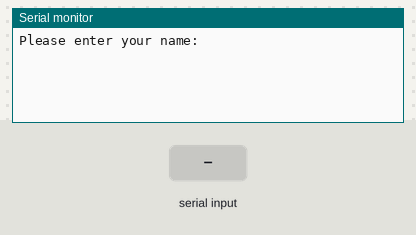
A sketch run on a simulated Arduino Uno, built with avr-gcc and run on an emulated ATmega328P. Parts: the last lines printed to the serial monitor. Inputs (shaded band) come from the test bench.

Above: at 1.2 s.
1.3 s: "1\n" received over Serial
At 1.9 s:
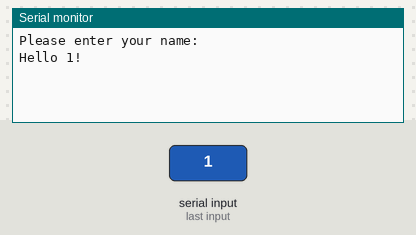
2.8 s: byte 10 ('\n') received over Serial
At 4.0 s:
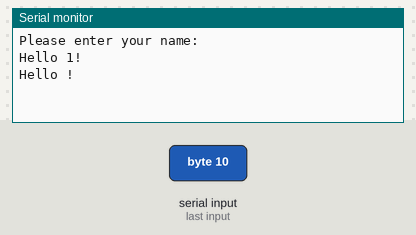
4.3 s: "0\n" received over Serial
At 5.4 s:
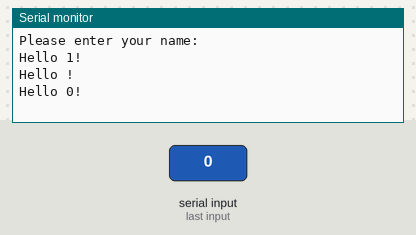

Measured:
- after the input at 1.3 s, the serial monitor: prints a new line at once (image 1)
- after the input at 2.8 s, the serial monitor: prints a new line at once (image 2)
- after the input at 4.3 s, the serial monitor: prints a new line at once (image 3)

The sketch:

sketch_may26a.ino
```cpp
String name="";
boolean nameEntered = false;

void setup(){
 Serial.begin(115200);
 Serial.println("Please enter your name:");
}

void loop(){
 while(Serial.available()){
  char readChar = (char)Serial.read();
  if(readChar == '\n'){
    nameEntered = true;
    continue;
  }
  name += readChar;
 }

   if(nameEntered){
    Serial.print("Hello ");
    Serial.print(name);
    Serial.println("!");

    name = "";
    nameEntered = false;
   }
 }
```
